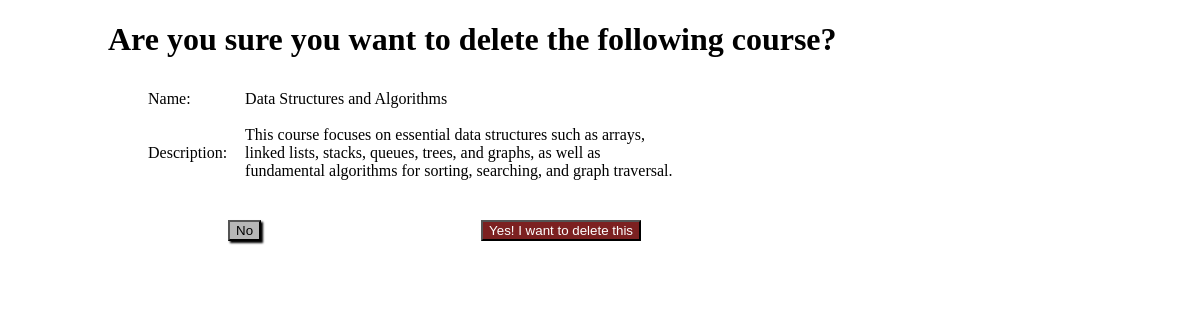
Page /delCourses/6 on the committed database.
### courses_app/models.py (models this page shows)
class Course(models.Model):
    name = models.CharField(max_length=45)
    description = models.TextField()
    date = models.DateField(auto_now_add=True)
    objects = CourseManager()

### courses_app/views.py (the view)
# urls.py: path('delCourses/<int:Cid>', views.delCourses,name='delCourses'),
def delCourses(request,Cid):
    course = Course.objects.get(id=Cid)
    return render(request,"del.html",{'course':course})

### courses_app/templates/del.html (shortened to what this page needs)
<!DOCTYPE html>
<html lang="en">
<head>
    {% load static %}
    <link rel="stylesheet" href="{% static 'css/style.css' %}">
</head>
<body>
    <h1 class="are">Are you sure you want to delete the following course?</h1>
    <table class="Confirmtable">
        <tr>
            <td>Name: </td>
            <td>{{course.name}}</td>
        </tr>
        <tr>
            <td>Description: </td>
            <td>{{course.description}}</td>
        </tr>
        </table>
<div class="ConfirmButton">
        <form action="{% url 'index'%}" method="POST">
        <button id="No">No</button>
    </form>
        <form action="{% url 'deleteCourse' course.id %}" method="POST">
        <button id="yes" >Yes! I want to delete this</button>
    </form>
</div>
</body>
</html>

### courses_app/static/css/style.css (style rules this page uses)
button { background-color: green; box-shadow: 2px 2px 2px; margin-top: 10px; margin-left: 220px; }
.ConfirmButton { margin-top: 20px; display: flex; }
#No { background-color: rgb(182, 182, 182); }
#yes { background-color: rgb(124, 33, 33); color: white; }
.Confirmtable { width: 550px; margin-left: 130px; }
.Confirmtable td { padding: 8px; }
.are { margin-left: 100px; }

### rows in the picture
Course: name "Data Structures and Algorithms", description "This course focuses on essential data structures such as arrays, linked lists, stacks, queues, trees, and graphs, as well as fundamental algorithms for sorting, searching, and graph traversal."
